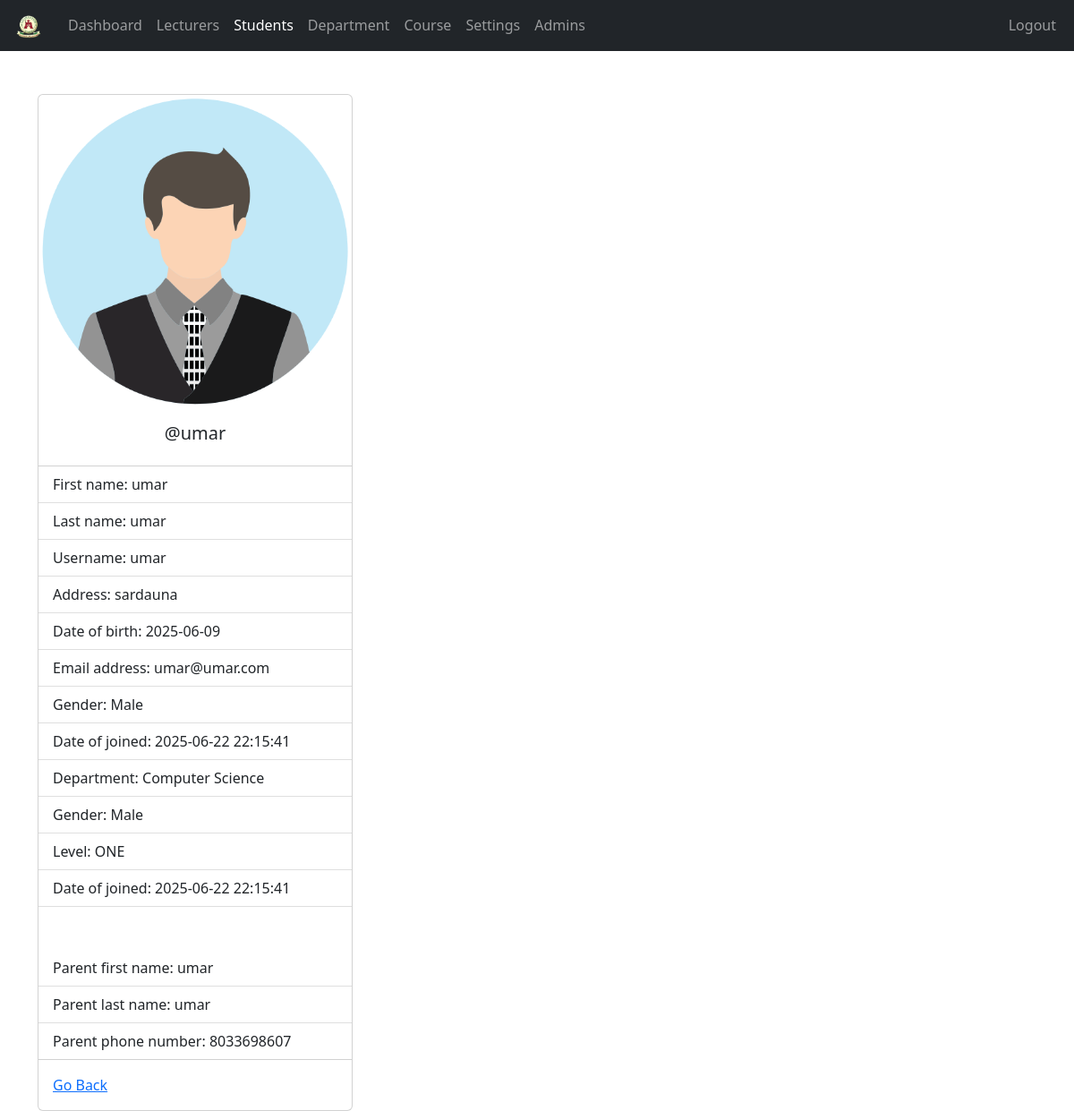
/admin/student-view.php?student_id=2 (signed in), run on the app's committed database.
### tables this page shows
CREATE TABLE `students` (
  `student_id` int NOT NULL AUTO_INCREMENT,
  `username` varchar(127) NOT NULL,
  `password` varchar(255) NOT NULL,
  `fname` varchar(127) NOT NULL,
  `lname` varchar(255) NOT NULL,
  `department_id` int DEFAULT NULL,
  `level` varchar(10) DEFAULT NULL,
  `cgpa` decimal(4,2) DEFAULT NULL,
  `address` varchar(500) NOT NULL,
  `gender` varchar(7) NOT NULL,
  `email_address` varchar(255) NOT NULL,
  `date_of_birth` date NOT NULL,
  `date_of_joined` timestamp NULL DEFAULT CURRENT_TIMESTAMP,
  `parent_fname` varchar(127) NOT NULL,
  `parent_lname` varchar(127) NOT NULL,
  `parent_phone_number` varchar(31) NOT NULL,
  PRIMARY KEY (`student_id`),
  UNIQUE KEY `username` (`username`),
  KEY `fk_department` (`department_id`),
  CONSTRAINT `fk_department` FOREIGN KEY (`department_id`) REFERENCES `departments` (`department_id`) ON DELETE SET NULL
);

CREATE TABLE `departments` (
  `department_id` int NOT NULL AUTO_INCREMENT,
  `department` varchar(255) NOT NULL,
  `faculty` varchar(255) NOT NULL,
  PRIMARY KEY (`department_id`),
  UNIQUE KEY `department_id` (`department_id`)
);

### admin/data/student.php (called while the page is built, shortened)
<?php
function getStudentById($id, $conn){
   $sql = "SELECT s.*, d.department AS department
           FROM students s
           LEFT JOIN departments d ON s.department_id = d.department_id
           WHERE s.student_id=?";
   $stmt = $conn->prepare($sql);
   $stmt->execute([$id]);
   if ($stmt->rowCount() == 1) {
     $student = $stmt->fetch();
     return $student;
   } else {
    return 0;
   }
}
?>

### admin/student-view.php (the view, shortened to what this page needs)
<?php
if (isset($_SESSION['admin_id']) && isset($_SESSION['role'])) {
    if ($_SESSION['role'] == 'Admin') {
       include "../DB_connection.php";
       include "data/student.php";
       include "data/department.php";
       if(isset($_GET['student_id'])){
       $student_id = $_GET['student_id'];
       $student = getStudentById($student_id, $conn);
 ?>
<!DOCTYPE html>
<html lang="en">
<head>
	<link rel="stylesheet" href="https://cdn.jsdelivr.net/npm/bootstrap@5.2.0/dist/css/bootstrap.min.css">
	<link rel="stylesheet" href="../css/style.css">
  <link rel="stylesheet" href="https://cdnjs.cloudflare.com/ajax/libs/font-awesome/4.7.0/css/font-awesome.min.css">
</head>
<body>
    <?php
        include "inc/navbar.php";
        if ($student != 0) {
     ?>
     <div class="container mt-5">
         <div class="card" style="width: 22rem;">
          <img src="../img/student-<?=$student['gender']?>.png" class="card-img-top" alt="...">
          <div class="card-body">
            <h5 class="card-title text-center">@<?=$student['username']?></h5>
          </div>
          <ul class="list-group list-group-flush">
            <li class="list-group-item">First name: <?=$student['fname']?></li>
            <li class="list-group-item">Last name: <?=$student['lname']?></li>
            <li class="list-group-item">Username: <?=$student['username']?></li>
            <li class="list-group-item">Address: <?=$student['address']?></li>
            <li class="list-group-item">Date of birth: <?=$student['date_of_birth']?></li>
            <li class="list-group-item">Email address: <?=$student['email_address']?></li>
            <li class="list-group-item">Gender: <?=$student['gender']?></li>
            <li class="list-group-item">Date of joined: <?=$student['date_of_joined']?></li>
            <li class="list-group-item">Department:
              <?php
                  if (!empty($student['department'])) {
                      echo $student['department'];
                  } else {
                      echo "No department assigned.";
                  }
              ?>
          </li>
          <li class="list-group-item">Gender: <?=$student['gender']?></li>
<li class="list-group-item">Level:
    <?= !empty($student['level']) ? htmlspecialchars($student['level']) : 'Not assigned' ?>
</li>
<li class="list-group-item">Date of joined: <?=$student['date_of_joined']?></li>
            <br><br>
            <li class="list-group-item">Parent first name: <?=$student['parent_fname']?></li>
            <li class="list-group-item">Parent last name: <?=$student['parent_lname']?></li>
            <li class="list-group-item">Parent phone number: <?=$student['parent_phone_number']?></li>
          </ul>
          <div class="card-body">
            <a href="student.php" class="card-link">Go Back</a>
          </div>
        </div>
     </div>
     <?php
        }else {
          header("Location: student.php");
          exit;
        }
     ?>
</body>
</html>
<?php
    }else {
        header("Location: student.php");
        exit;
    }
  }else {
    header("Location: ../login.php");
    exit;
  }
}else {
	header("Location: ../login.php");
	exit;
}
?>

### data on the page
students: gender (picture), username "umar", fname "umar", lname "umar", address "sardauna", date_of_birth "2025-06-09", email_address "umar@umar.com", gender "Male", date_of_joined "2025-06-22 22:15:41", department.department "Computer Science", level "ONE", parent_fname "umar", parent_lname "umar", parent_phone_number "8033698607"
